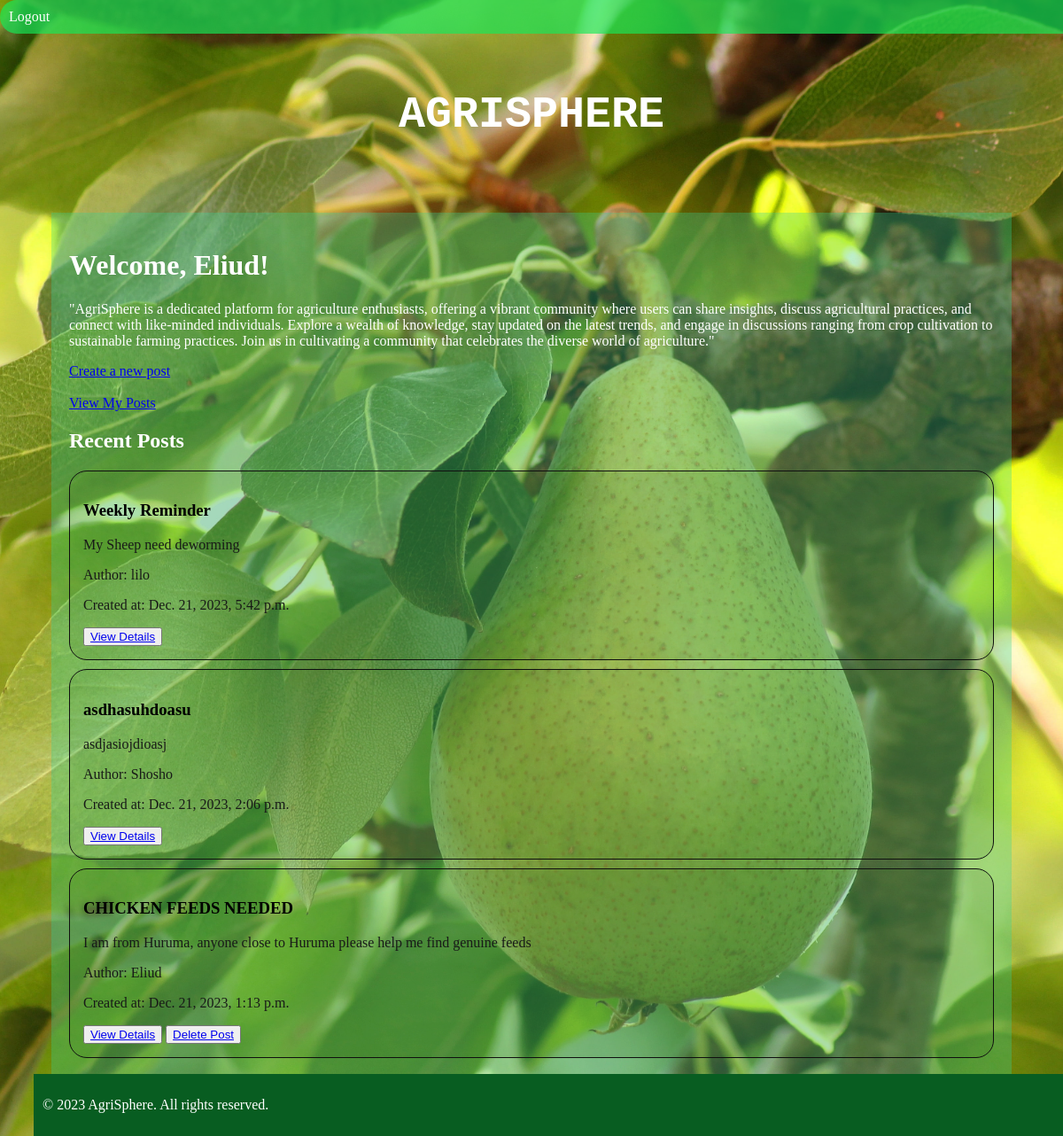
The app's page / (signed in) with its own data.
### Mainapp/models.py (models this page shows, shortened)
class Post(models.Model):
    title = models.CharField(max_length=255)
    content = models.TextField()
    author = models.ForeignKey(get_user_model(), on_delete=models.CASCADE)
    created_at = models.DateTimeField(auto_now_add=True)
    tags = TaggableManager()

### Mainapp/views.py (the view, shortened to what this page needs)
# urls.py: path('', HomePageView.as_view(), name='index'),
class HomePageView(View):
    def get(self, request):
        posts = Post.objects.order_by('-created_at')
        username = request.user.username if request.user.is_authenticated else None
        return render(request, 'index.html', {'posts': posts, 'form': CreatePostForm(), 'username': username})

### Mainapp/templates/index.html (shortened to what this page needs)
{% extends 'base.html' %}
{% block content %}
{% if username %}
<h1>Welcome, {{ username }}!</h1>
{% else %}
<h1>Welcome to AgriSphere!</h1>
{% endif %}
    <p>"AgriSphere is a dedicated platform for agriculture enthusiasts, offering a vibrant community where users can share insights, discuss agricultural practices, and connect with like-minded individuals. Explore a wealth of knowledge, stay updated on the latest trends, and engage in discussions ranging from crop cultivation to sustainable farming practices. Join us in cultivating a community that celebrates the diverse world of agriculture."</p>
    <div>
        <a href="{% url 'Mainapp:create_post' %}" class="create_post_link">Create a new post</a><br><br>
        {% if user.is_authenticated %}
            <a href="{% url 'Mainapp:view_my_posts' %}">View My Posts</a>
        {% endif %}
        <h2>Recent Posts</h2>
        {% for post in posts %}
            <div class="post-container">
                <h3>{{ post.title }}</h3>
                <p>{{ post.content }}</p>
                <p>Author: {{ post.author.username }}</p>
                <p>Created at: {{ post.created_at }}</p>
                <button><a href="{% url 'Mainapp:view_post' pk=post.id %}">View Details</a></button>
                {% if user.is_authenticated and user == post.author %}
                   <button><a href="{% url 'Mainapp:delete_post' pk=post.id %}">Delete Post</a></button>
                {% endif %}
            </div>
        {% endfor %}
    </div>
{% endblock %}

### Mainapp/static/mainapp/css/base.css (style rules this page uses)
body { background-image: url('/static/mainapp/images/wallpaperflare.com_wallpaper.jpg'); background-size: cover; background-position: center; padding: 30px; color: #fff; }
.post-container { border: 1px solid #0f0f0f; padding: 15px; margin: 10px 0; background-color: #3e741b25; border-radius: 20px; color: black; }
.post-container p { color: #181a18; }

### records on screen
Post: title "Weekly Reminder", content "My Sheep need deworming", author.username "lilo", created_at "Dec. 21, 2023, 5:42 p.m."
Post: title "asdhasuhdoasu", content "asdjasiojdioasj", author.username "Shosho", created_at "Dec. 21, 2023, 2:06 p.m."
Post: title "CHICKEN FEEDS NEEDED", content "I am from Huruma, anyone close to Huruma please help me find genuine feeds", author.username "Eliud", created_at "Dec. 21, 2023, 1:13 p.m.", shows "Delete Post"

### other values on screen
{{ username }} "Eliud"
